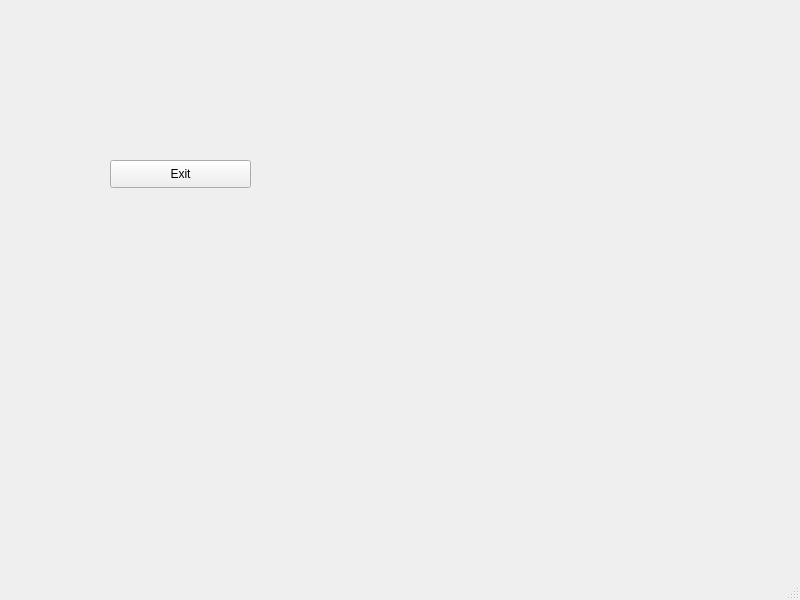
<?xml version="1.0" encoding="UTF-8"?>
<ui version="4.0">
 <class>MainView</class>
 <widget class="QMainWindow" name="MainView">
  <property name="geometry">
   <rect>
    <x>0</x>
    <y>0</y>
    <width>800</width>
    <height>600</height>
   </rect>
  </property>
  <property name="windowTitle">
   <string>MainView</string>
  </property>
  <widget class="QWidget" name="centralwidget">
   <widget class="QPushButton" name="exitButton">
    <property name="geometry">
     <rect>
      <x>110</x>
      <y>160</y>
      <width>141</width>
      <height>28</height>
     </rect>
    </property>
    <property name="text">
     <string>Exit</string>
    </property>
   </widget>
  </widget>
  <widget class="QMenuBar" name="menubar">
   <property name="geometry">
    <rect>
     <x>0</x>
     <y>0</y>
     <width>800</width>
     <height>26</height>
    </rect>
   </property>
  </widget>
  <widget class="QStatusBar" name="statusbar"/>
 </widget>
 <resources/>
 <connections>
  <connection>
   <sender>exitButton</sender>
   <signal>clicked()</signal>
   <receiver>MainView</receiver>
   <slot>close()</slot>
   <hints>
    <hint type="sourcelabel">
     <x>180</x>
     <y>199</y>
    </hint>
    <hint type="destinationlabel">
     <x>399</x>
     <y>299</y>
    </hint>
   </hints>
  </connection>
 </connections>
</ui>
